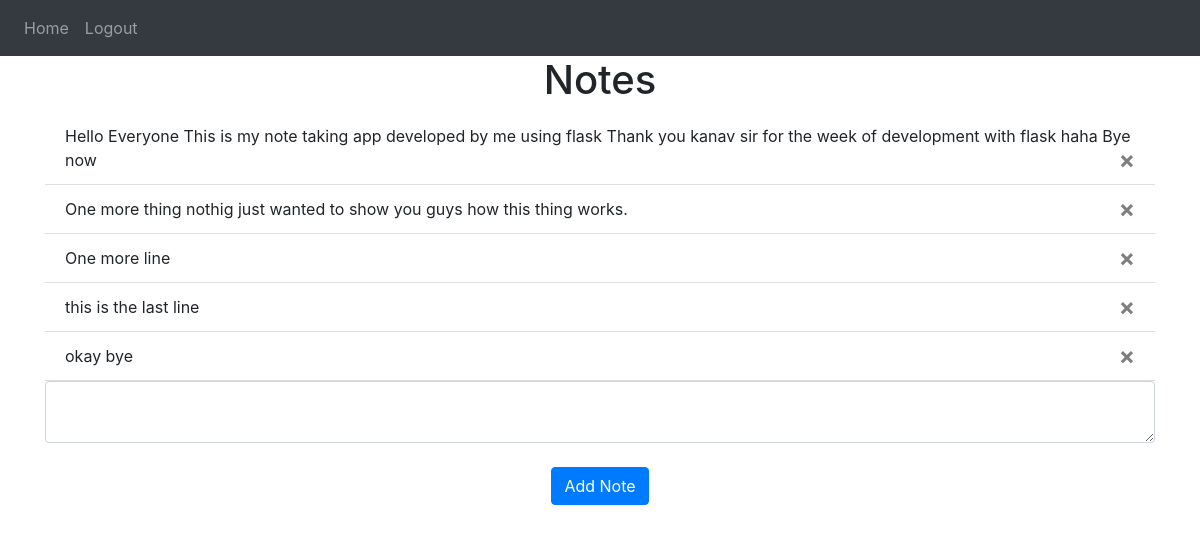
Page / (signed in) on the committed database.
### website/models.py (models this page shows)
class Note(db.Model):
    id = db.Column(db.Integer, primary_key=True)
    data = db.Column(db.String(10000))
    date = db.Column(db.DateTime(timezone=True), default=func.now())
    user_id = db.Column(db.Integer, db.ForeignKey('user.id'))

### website/views.py (the view, shortened to what this page needs)
@views.route('/', methods=['GET', 'POST'])
@login_required
def home():
    return render_template("home.html", user=current_user)

### website/__init__.py (called while the page is built)
def create_app():
    app = Flask(__name__)
    app.config['SECRET_KEY'] = 'helloworldpython'
    app.config['SQLALCHEMY_TRACK_MODIFICATIONS'] = False
    app.config['SQLALCHEMY_DATABASE_URI'] = f'sqlite:///{DB_NAME}'
    db.init_app(app)
    from .views import views
    from .auth import auth
    app.register_blueprint(views, url_prefix='/')
    app.register_blueprint(auth, url_prefix='/')
    from .models import User, Note
    create_database(app)
    login_manager = LoginManager()
    login_manager.login_view = 'auth.login'
    login_manager.init_app(app)
    @login_manager.user_loader
    def load_user(id):
        return User.query.get(int(id))
    return app

### website/templates/home.html
{% extends "base.html" %} {% block title %}Home{% endblock %}
{% block content %}
<h1 align="center">Notes</h1>
<u1 class="list-group list-group-flush", id="notes">
    {% for note in user.notes %}
    <li class="list-group-item">{{ note.data }}
        <button type="button" class="close" onclick="deleteNote({{ note.id }})">
            <span aria-hidden="true">&times;</span>
        </button>
    </li>
    {% endfor %}
</u1>
<form method="POST">
    <textarea name="note" id="note" class="form-control"></textarea>
    <br />
    <div align="center">
        <button type="submit" class="btn btn-primary">Add Note</button>
    </div>
</form>
{% endblock %}

### website/templates/base.html (shortened to what this page needs)
<!DOCTYPE html>
<html>
  <head>
    <link
      rel="stylesheet"
      href="https://stackpath.bootstrapcdn.com/bootstrap/4.4.1/css/bootstrap.min.css"
    />
    <link
      rel="stylesheet"
      href="https://stackpath.bootstrapcdn.com/font-awesome/4.7.0/css/font-awesome.min.css"
    />
  </head>
  <body>
    <nav class="navbar navbar-expand-lg navbar-dark bg-dark">
      <div class="collapse navbar-collapse" id="navbar">
        <div class="navbar-nav">
          {% if user.is_authenticated %}
          <a class="nav-item nav-link" id="home" href="/">Home</a>
          <a class="nav-item nav-link" id="logout" href="/logout">Logout</a>
          {% else %}
          <a class="nav-item nav-link" id="signUp" href="/sign-up">Sign Up</a>
          <a class="nav-item nav-link" id="login" href="/login">Login</a>
          {% endif %}
        </div>
      </div>
    </nav>
    <div class="container">{% block content %} {% endblock %}</div>
  </body>
</html>

### rows in the picture
Note: data "Hello Everyone This is my note taking app developed by me using flask Thank you kanav sir for the week of development with flask haha Bye now"
Note: data "One more thing nothig just wanted to show you guys how this thing works."
Note: data "One more line"
Note: data "this is the last line"
Note: data "okay bye"
